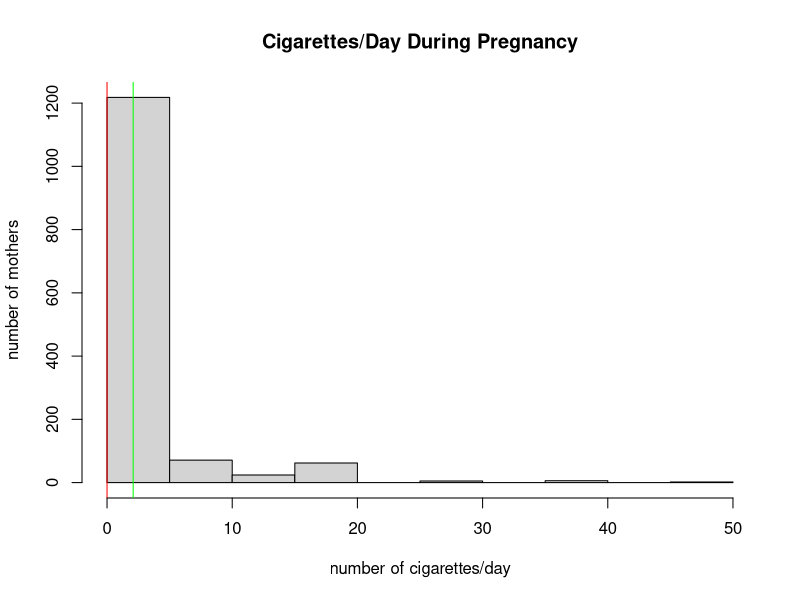
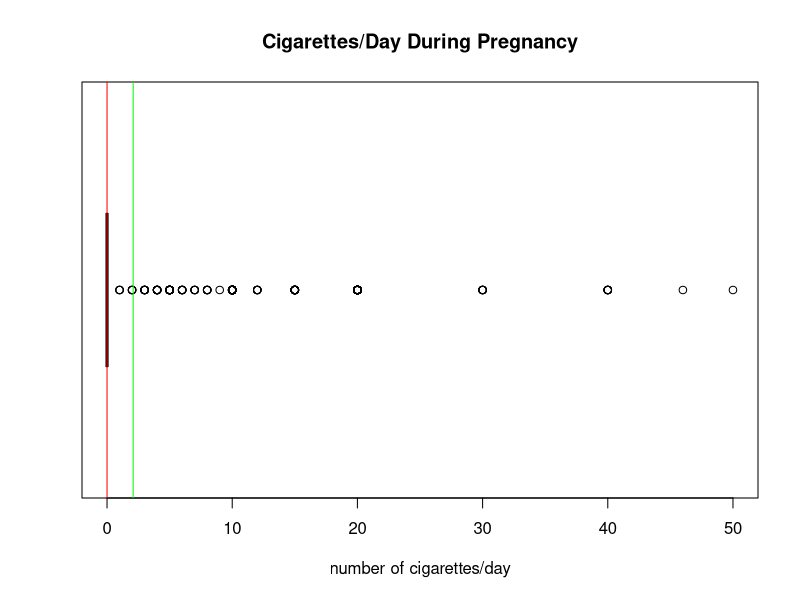
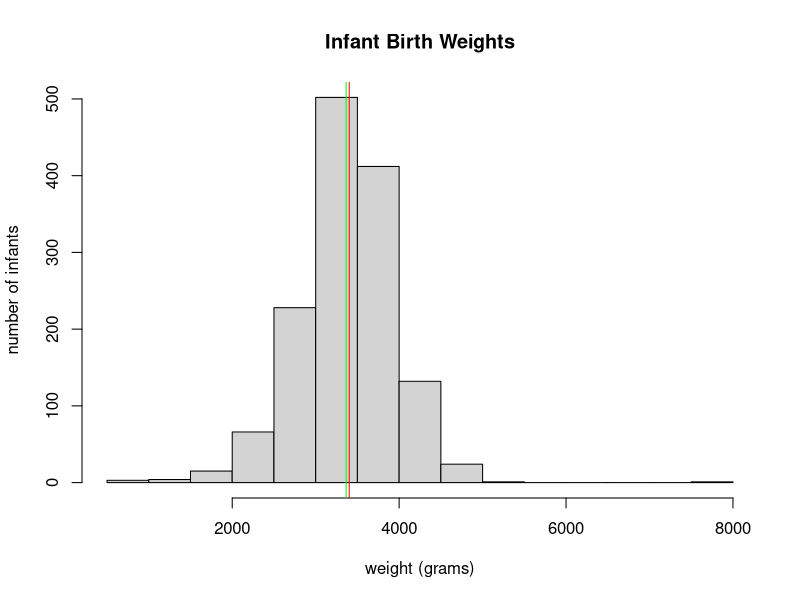
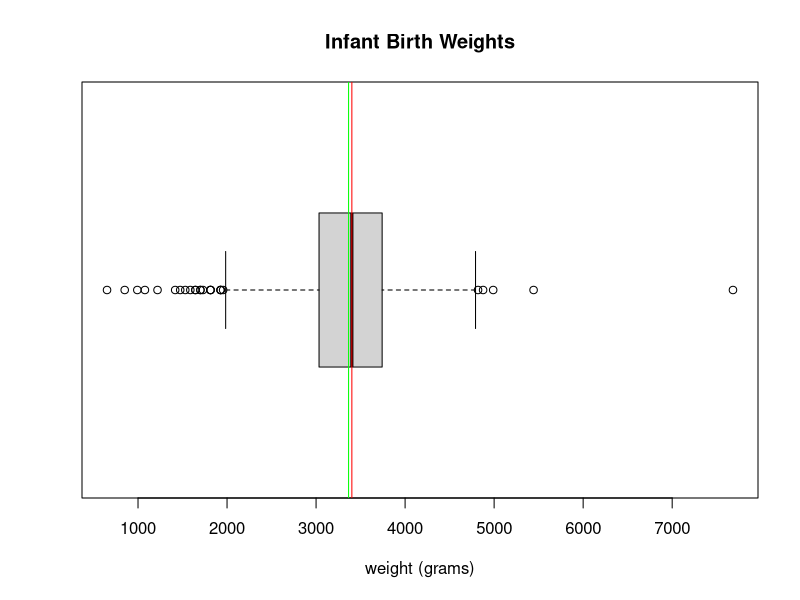
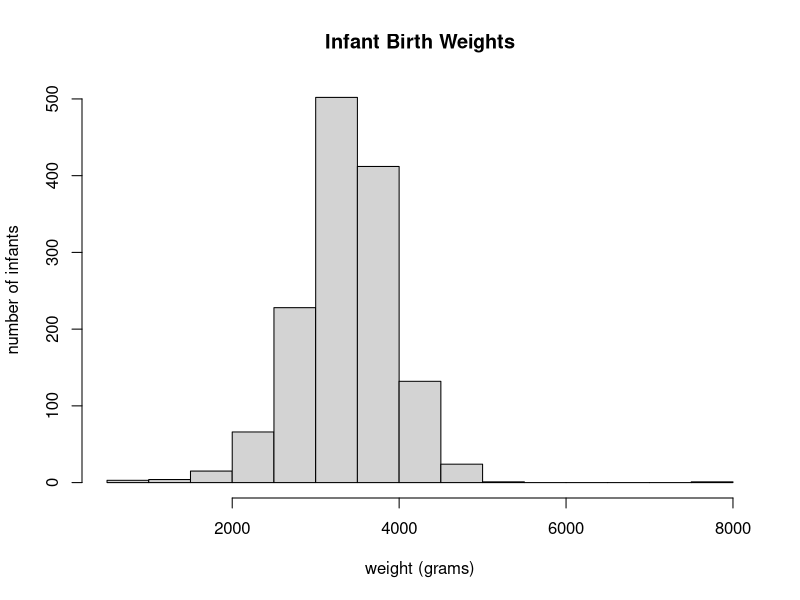
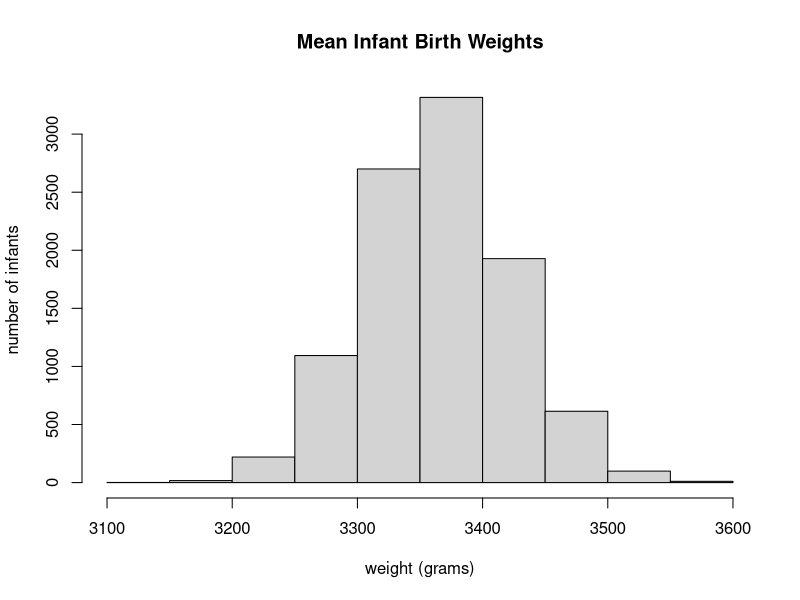
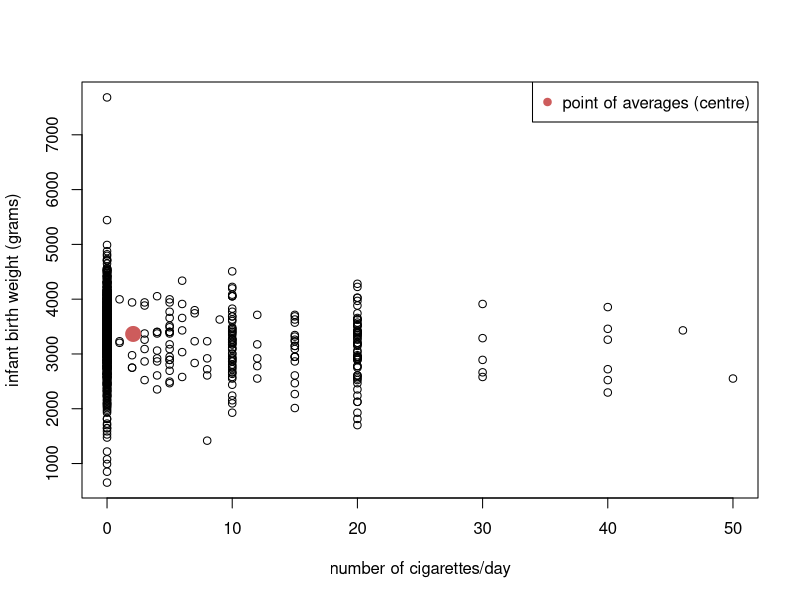
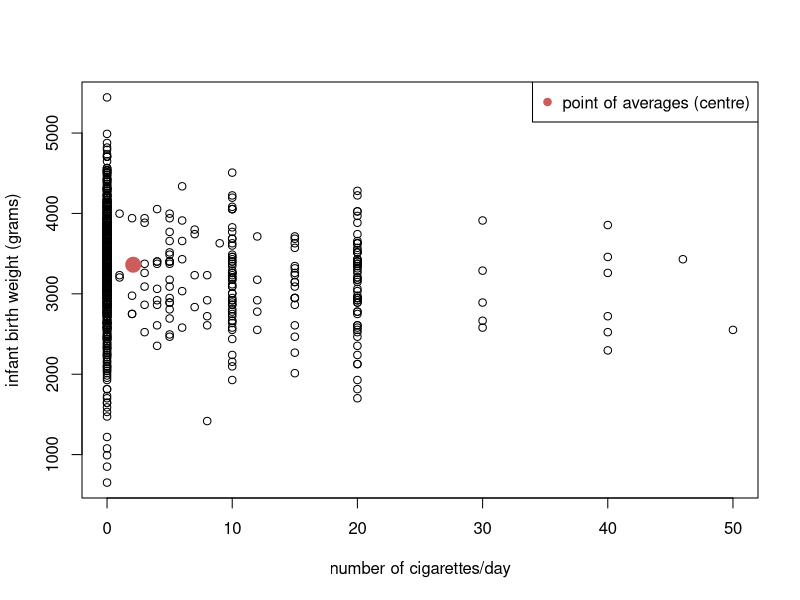

Source code (R) for these figures, in order:
## ---- chunk 1
# Data interested to know: infant birth weight vs. mother's smoking behavior
data <- read.csv("Bwghtgrams.csv", header = T)
head(data, n = 2)
## ---- chunk 2
# Dimension of the original data
dim(data)
# Structure of the original data
str(data)
## ---- chunk 3
# Variables interested to know:
# Independent variable: cigs - number of cigarettes per day that an infant’s mother smoked during pregnancy
cigs <- data$cigs
# Dependent variable: bwghtgrams - infant birth weights in grams
bwghtgrams <- data$bwghtgrams 
## ---- chunk 4
# Structure
str(cigs)
# Statistics
summary(cigs)
# Graphical Summary - Histogram
hist(cigs, main = "Cigarettes/Day During Pregnancy", xlab = "number of cigarettes/day", ylab = "number of mothers")
abline(v = mean(cigs), col = "green")
abline(v = median(cigs), col = "red")
# Graphical Summary - Boxplot
boxplot(cigs, main = "Cigarettes/Day During Pregnancy", xlab = "number of cigarettes/day", horizontal = T)
abline(v = mean(cigs), col = "green")
abline(v = median(cigs), col = "red")
## ---- chunk 5
# The mean number of cigarettes/day during pregnancy is 2.087, the median is 0.000, the minimum is 0.000, and the maximum is 50.000.
# The majority of the mothers don't smoke during pregnancy, but there are also ones who do smoke.
# The mean is greater than the median because those who smoke are pulling up the mean.
# The distribution of number of cigarettes/day in this sample is right skewed.
## ---- chunk 6
# Structure
str(bwghtgrams)
# Statistics
summary(bwghtgrams)
# Graphical Summary - Histogram
hist(bwghtgrams, main = "Infant Birth Weights", xlab = "weight (grams)", ylab = "number of infants")
abline(v = mean(bwghtgrams), col = "green")
abline(v = median(bwghtgrams), col = "red")
# Graphical Summary - Boxplot
boxplot(bwghtgrams, main = "Infant Birth Weights", xlab = "weight (grams)", horizontal = T)
abline(v = mean(bwghtgrams), col = "green")
abline(v = median(bwghtgrams), col = "red")
## ---- chunk 7
# The mean infant birth weight is 3365g, the median is 3402g, the minimum is 652g, and the maximum is 7683g.
# The mean and the median are similar.
# The distribution of infant birth weight in this sample is approximately Normal.
## ---- chunk 8
# Distribution of infant birth weights
hist(bwghtgrams, main = "Infant Birth Weights", xlab = "weight (grams)", ylab = "number of infants")
## ---- chunk 9
# Based on the histogram, this distribution is approximately Normal.
## ---- chunk 10
# By the Central Limit Theorem, the distribution of mean infant birth weight can also be approximately Normal as the size increases.
# This sample mean will be replicated and have its distribution analyzed in the following steps.
## ---- chunk 11
# Random sample generated based on the bwghtgrams data
sample(bwghtgrams, 100, replace = TRUE)
## ---- chunk 12
# Mean of this random sample
mean(sample(bwghtgrams, 100, replace = TRUE))
## ---- chunk 13
# Replicate this mean 10000 times
set.seed(1)
mean_weight <- replicate(10000, mean(sample(bwghtgrams, 100, replace = TRUE)))
## ---- chunk 14
# Distribution of replicated sample mean
hist(mean_weight, main = "Mean Infant Birth Weights", xlab = "weight (grams)", ylab = "number of infants")
## ---- chunk 15
# The distribution of the mean also shows a Normal distribution because of the Central Limit Theorem.
## ---- chunk 16
# Scatter plot of bwghtgrams vs. cigs
plot(cigs, bwghtgrams, xlab = "number of cigarettes/day", ylab = "infant birth weight (grams)")
points(mean(cigs), mean(bwghtgrams), col = "indianred", pch = 19, cex = 2)
legend("topright", c("point of averages (centre)"), col = "indianred", pch = 19)
## ---- chunk 17
# Data cleaning: there seems to be an outlier with an infant birth weight greater than 7000 grams
data2 <- data[data$bwghtgrams<7000,]
cigs <- data2$cigs
bwghtgrams <- data2$bwghtgrams
plot(cigs, bwghtgrams, xlab = "number of cigarettes/day", ylab = "infant birth weight (grams)")
points(mean(cigs), mean(bwghtgrams), col = "indianred", pch = 19, cex = 2)
legend("topright", c("point of averages (centre)"), col = "indianred", pch = 19)
## ---- chunk 18
# Correlation coefficient
cor(cigs, bwghtgrams)
## ---- chunk 19
# The correlation coefficient is -0.15, so there is a negative correlation between infant birth weight and number of cigarettes during pregnancy.
# However, this value is close to 0, which means the the correlation is not strong.
## ---- chunk 20
# Linear model
lm(bwghtgrams~cigs)
## ---- chunk 21
# Linear model regression line
model <- lm(bwghtgrams~cigs)
model$coeff
## ---- chunk 22
# The estimated linear model should have a regression line of bwghtgrams = -14.3842 * cigs + 3392.0072.
## ---- chunk 23
# Plot with regression line
plot(cigs, bwghtgrams, xlab = "number of cigarettes", ylab = "infant birth weight (grams)")
abline(lm(bwghtgrams~cigs), col = "green")
legend("topright", c("regression line: bwghtgrams on cigs"), col = "green", lty = 1)
## ---- chunk 24
# Residuals vs. predicted y
preds <- predict(model)
resids <- residuals(model)
plot(preds, resids, xlab = "predicted y", ylab = "residuals")
## ---- chunk 25
# Residual plot
plot(model$residuals, main = "Residuals Plot")
abline(h = 0, col = "red")
## ---- chunk 26
# Classic linear regression model assumptions:
# 1) Linear in parameters: bwghtgrams is linearly related to cigs by bwghtgrams = -14.3842 * cigs + 3392.0072.
# 2) Random sampling: It is assumed that the mothers and the infants are randomly chosen from the population.
# 3) Sample variation: The independent variable, which is the number of cigarettes smoked during pregnancy, is not a constant value.
# 4) Zero condition mean: There seems to be a relationship between residuals and predicted y such that as the predicted y gets larger, the variance of the residuals also gets larger.
# 5) Homoscedasticity: The residual plot shows no pattern, so the variance of the model is constant.
## ---- chunk 27
# The classical linear regression model assumptions are not all satisfied because as the predicted y gets larger, the variance of the residuals also gets larger.
# Therefore, a linear regression model is not an appropriate model for the relationship between infant birth weight and number of cigarettes smoked during pregnancy. 
## ---- chunk 28
# Solely based on the data provided, several conclusions can be made:
# 1) Infant birth weight is negatively correlated with number of cigarettes/day during pregnancy, but the correlation is not strong. This means that smoking can make some contributions to a decreased birth weight.
# 2) The linear model is not an appropriate model for the samples data.
# 3) The infant birth weights is more Normally distributed.
## ---- chunk 29
# These conclusion are expected because of several reasons:
# 1) In the data provided, the number of mothers who smoke is much smaller that of mothers who do not smoke, so there is not enough data to effectively measure the effect of smoking.
# 2) Smoking is not the only factor that can affect infant birth weight, some other factors such as diet, genetic characteristics, emotions, etc. all have the potential to affect infant birth weight.
## ---- chunk 30
# Some adjustments can be made for future estimations:
# 1) More samples can be drawn, especially samples from mothers who smoke during pregnancy.
# 2) Try to minimize the effects of other factors, which means making them be controls instead of variables.
